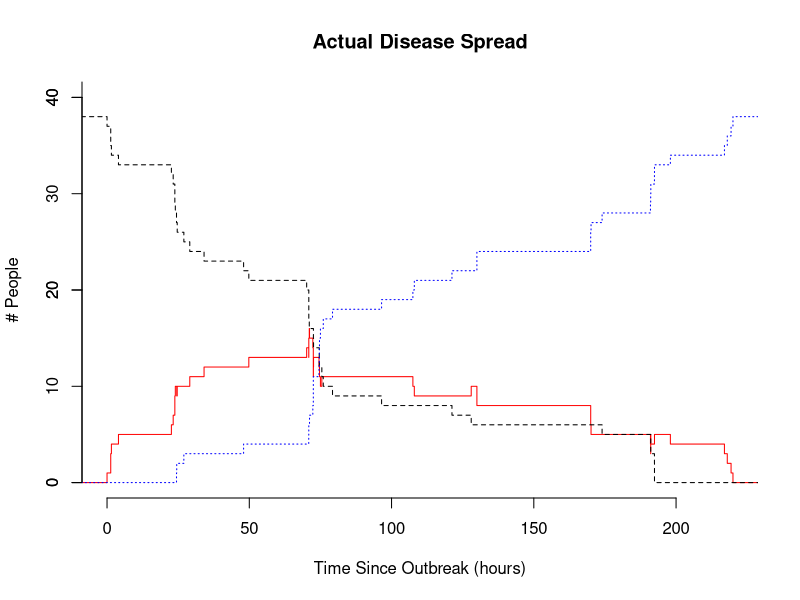
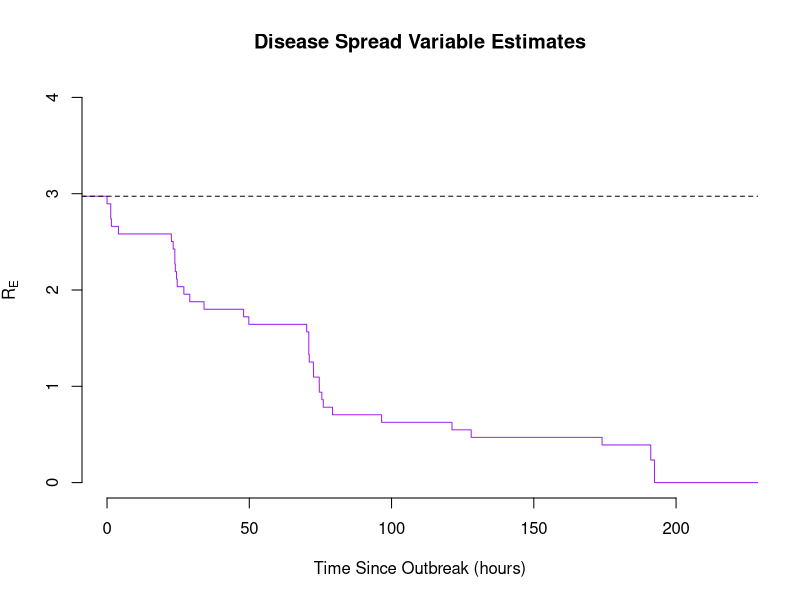

Write R code to recreate these figures, in order.
setwd("../")


#---
# S-I-R Calculations
epidat <- read.csv("epidemiology_data.csv")
event.times <- c(epidat$infection_begin, epidat$infection_end)
event.times <- unique(event.times)
event.times <- event.times[order(event.times)]
event.times <- c(-12, event.times)

n0_susceptibles <- nrow(epidat)
dat <- data.frame(tt = event.times, sus = NA, inf = NA, rec = NA)
dat[1,2:4] <- c(n0_susceptibles, 0 , 0)

for(ii in 2:nrow(dat))
  {
    tt <- dat$tt[ii]
    ## Figure out how many new infections were during that event
    new.inf <- sum(epidat$infection_begin == tt, na.rm = T)
    ## Figure out how many new recoveries were during that event    
    new.rec <- sum(epidat$infection_end == tt, na.rm = T)
    ## Calculate new state variables
    dat$sus[ii] <- dat$sus[ii-1]-new.inf
    dat$inf[ii] <- dat$inf[ii-1]+new.inf-new.rec
    dat$rec[ii] <- dat$rec[ii-1]+new.rec
  }

dat <- rbind(dat, dat[nrow(dat),]) 
dat$tt[nrow(dat)] <- max(event.times)+12

# Plot the S-I-R Graph
plot(dat$tt, dat$inf, type="s", col="red", ylim = c(0,40), xlim = c(0,220), lwd = 1, bty="n", lty = 1, xlab = "Time Since Outbreak (hours)", ylab = "# People", main="Actual Disease Spread")
axis(2, at = seq(0,60, by = 20))
lines(dat$tt, dat$sus, type = "s", col = "black", lwd = 1, lty = 2)
lines(dat$tt, dat$rec, type = "s", col = "blue", lwd = 1, lty = 3)  


# ---
# R0 estimation
cont <- read.csv("contact_data.csv")
cont.dist <- table(factor(cont$source_id, levels = epidat$id))
var1_est <- mean(cont.dist); var1_est

# RE estimation
dat$susprop <-  dat$sus / rowSums(dat[,2:4])
var2_est <- var1_est*dat$susprop; var2_est


# Plot comparison of R values
plot(dat$tt, var2_est, type = "s", col = "purple", lty = 1, lwd = 1, ylab = expression(R[E]), ylim = c(0,4), xlim=c(0,220), xlab = "Time Since Outbreak (hours)", bty="n", main="Disease Spread Variable Estimates")
abline(h = var1_est, lty = 2)


# ---
# Vaccinations Calculation
p <- 1-(1/var1_est)
n_vacc <- p*4500000; n_vacc